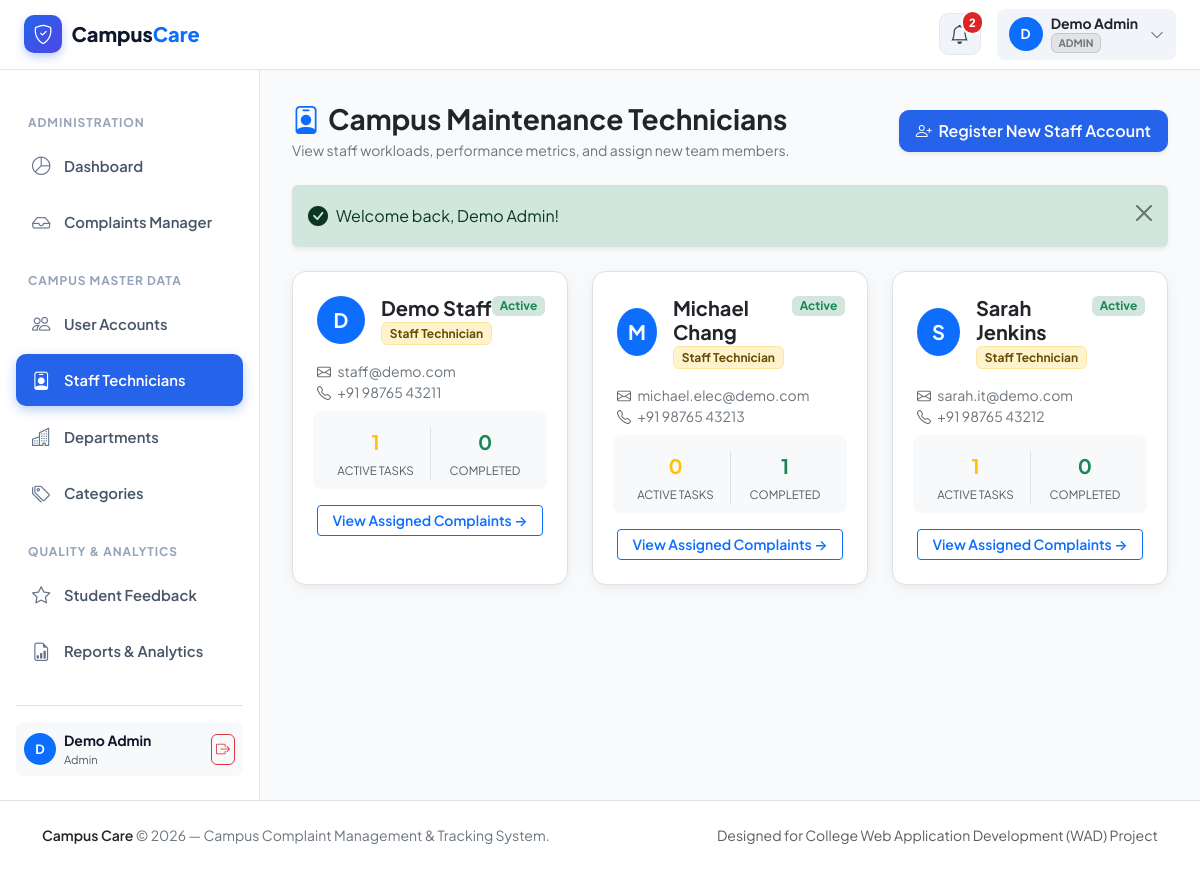
The page /admin/staff.php (signed in) on the database its author committed.
### tables this page shows
CREATE TABLE `users` (
  `id` INT AUTO_INCREMENT PRIMARY KEY,
  `name` VARCHAR(120) NOT NULL,
  `email` VARCHAR(150) NOT NULL UNIQUE,
  `phone` VARCHAR(25) NULL,
  `password` VARCHAR(255) NOT NULL,
  `role` ENUM('student', 'staff', 'admin') NOT NULL DEFAULT 'student',
  `status` ENUM('active', 'inactive') NOT NULL DEFAULT 'active',
  `created_at` TIMESTAMP DEFAULT CURRENT_TIMESTAMP,
  `updated_at` TIMESTAMP DEFAULT CURRENT_TIMESTAMP ON UPDATE CURRENT_TIMESTAMP,
  INDEX `idx_user_role` (`role`),
  INDEX `idx_user_status` (`status`)
);

### config/database.php (called while the page is built, shortened)
<?php
if (!function_exists('url')) {
    function url($path = '') {
        $path = ltrim($path, '/');
        return BASE_URL . $path;
    }
}
            ?>

### admin/staff.php (the view, shortened to what this page needs)
<?php
require_once __DIR__ . '/../config/database.php';
require_once __DIR__ . '/../includes/functions.php';
require_once __DIR__ . '/../includes/auth.php';
try {
    $stmt = $pdo->query("
        SELECT
            u.*,
            COUNT(DISTINCT CASE WHEN c.status IN ('Assigned', 'In Progress') THEN a.complaint_id END) as active_tasks,
            COUNT(DISTINCT CASE WHEN c.status = 'Resolved' THEN a.complaint_id END) as resolved_tasks
        FROM users u
        LEFT JOIN assignments a ON u.id = a.staff_id
        LEFT JOIN complaints c ON a.complaint_id = c.id
        WHERE u.role = 'staff'
        GROUP BY u.id
        ORDER BY u.name ASC
    ");
    $staffList = $stmt->fetchAll();
} catch (PDOException $e) {
    error_log("Staff directory error: " . $e->getMessage());
    $staffList = [];
}
require_once __DIR__ . '/../includes/header.php';
require_once __DIR__ . '/../includes/navbar.php';
?>
<div class="dashboard-wrapper">
    <?php require_once __DIR__ . '/../includes/sidebar.php'; ?>
    <main class="dashboard-main">
        <div class="d-flex flex-wrap align-items-center justify-content-between gap-3 mb-4">
            <div>
                <h3 class="fw-bold text-dark mb-1">
                    <i class="bi bi-person-badge text-primary me-2"></i>Campus Maintenance Technicians
                </h3>
                <p class="text-secondary small mb-0">View staff workloads, performance metrics, and assign new team members.</p>
            </div>
            <a href="<?= url('admin/users.php') ?>" class="btn btn-primary px-3 py-2 fw-semibold shadow-sm">
                <i class="bi bi-person-plus me-1"></i> Register New Staff Account
            </a>
        </div>
        <div class="row g-4">
            <?php if (empty($staffList)): ?>
                <div class="col-12">
                    <div class="app-card p-5 text-center">
                        <div class="empty-state-icon">
                            <i class="bi bi-people"></i>
                        </div>
                        <h5 class="fw-bold text-dark">No staff technicians found</h5>
                        <p class="text-secondary small mb-3">Create staff accounts in User Management to assign them complaints.</p>
                        <a href="<?= url('admin/users.php') ?>" class="btn btn-primary btn-sm">Go to User Accounts</a>
                    </div>
                </div>
            <?php else: ?>
                <?php foreach ($staffList as $s): ?>
                    <div class="col-md-6 col-lg-4">
                        <div class="app-card p-4 h-100 app-card-hover border">
                            <div class="d-flex align-items-start justify-content-between mb-3">
                                <div class="d-flex align-items-center gap-3">
                                    <div class="rounded-circle bg-primary text-white fw-bold d-flex align-items-center justify-content-center fs-5" style="width: 48px; height: 48px;">
                                        <?= strtoupper(substr($s['name'], 0, 1)) ?>
                                    </div>
                                    <div>
                                        <h5 class="fw-bold text-dark mb-0"><?= e($s['name']) ?></h5>
                                        <span class="badge bg-warning-subtle text-warning-emphasis border border-warning-subtle small">
                                            Staff Technician
                                        </span>
                                    </div>
                                </div>
                                <span class="badge bg-<?= $s['status'] === 'active' ? 'success' : 'secondary' ?>-subtle text-<?= $s['status'] === 'active' ? 'success' : 'secondary' ?>">
                                    <?= ucfirst($s['status']) ?>
                                </span>
                            </div>
                            <div class="small text-secondary mb-3">
                                <div><i class="bi bi-envelope me-1 text-muted"></i> <?= e($s['email']) ?></div>
                                <?php if (!empty($s['phone'])): ?>
                                    <div><i class="bi bi-telephone me-1 text-muted"></i> <?= e($s['phone']) ?></div>
                                <?php endif; ?>
                            </div>
                            <div class="row g-2 p-2 bg-light rounded-3 text-center mb-3">
                                <div class="col-6">
                                    <span class="d-block fw-bold fs-5 text-warning"><?= (int)$s['active_tasks'] ?></span>
                                    <span class="text-muted" style="font-size: 0.72rem; text-transform: uppercase;">Active Tasks</span>
                                </div>
                                <div class="col-6 border-start">
                                    <span class="d-block fw-bold fs-5 text-success"><?= (int)$s['resolved_tasks'] ?></span>
                                    <span class="text-muted" style="font-size: 0.72rem; text-transform: uppercase;">Completed</span>
                                </div>
                            </div>
                            <div class="d-grid">
                                <a href="<?= url('admin/complaints.php?search=' . urlencode($s['name'])) ?>" class="btn btn-sm btn-outline-primary fw-semibold">
                                    View Assigned Complaints &rarr;
                                </a>
                            </div>
                        </div>
                    </div>
                <?php endforeach; ?>
            <?php endif; ?>
        </div>
    </main>
</div>
<?php require_once __DIR__ . '/../includes/footer.php'; ?>

### assets/css/style.css (style rules this page uses)
:root { --app-primary: #2563EB; --app-primary-hover: #1D4ED8; --app-primary-subtle: #EFF6FF; --app-dark: #0F172A; --app-slate-800: #1E293B; --app-slate-700: #334155; --app-slate-600: #475569; --app-slate-500: #64748B; --app-slate-400: #94A3B8; --app-slate-200: #E2E8F0; --app-slate-100: #F1F5F9; --app-bg: #F8FAFC; --app-success: #16A34A; --app-success-subtle: #F0FDF4; --app-warning: #F59E0B; --app-warning-subtle: #FFFBEB; --app-danger: #DC2626; --app-danger-subtle: #FEF2F2; --app-info: #0284C7; --app-info-subtle: #F0F9FF; --app-card-radius: 14px; --app-card-shadow: 0 4px 20px -2px rgba(15, 23, 42, 0.06), 0 2px 6px -1px rgba(15, 23, 42, 0.04); --app-hover-shadow: 0 12px 30px -4px rgba(37, 99, 235, 0.12), 0 4px 10px -2px rgba(15, 23, 42, 0.06); --sidebar-width: 260px; --header-height: 70px; }
body { font-family: 'Plus Jakarta Sans', -apple-system, BlinkMacSystemFont, "Segoe UI", Roboto, sans-serif; background-color: var(--app-bg); color: var(--app-dark); min-height: 100vh; display: flex; flex-direction: column; -webkit-font-smoothing: antialiased; }
.dashboard-wrapper { display: flex; min-height: calc(100vh - var(--header-height)); }
.dashboard-main { flex-grow: 1; padding: 2rem; background-color: var(--app-bg); max-width: 100%; overflow-x: hidden; }
.app-card { background: #FFFFFF; border-radius: var(--app-card-radius); border: 1px solid var(--app-slate-200); box-shadow: var(--app-card-shadow); transition: transform 0.25s ease, box-shadow 0.25s ease; }
.btn-primary { background-color: var(--app-primary); border-color: var(--app-primary); font-weight: 600; padding: 0.6rem 1.25rem; border-radius: 10px; box-shadow: 0 2px 6px rgba(37, 99, 235, 0.25); transition: all 0.2s ease; }

### rows shown on the page
users: name "D", name "Demo Staff", status "Active", email "staff@demo.com", phone "+91 98765 43211", active_tasks "1", resolved_tasks "0"
users: name "M", name "Michael Chang", status "Active", email "michael.elec@demo.com", phone "+91 98765 43213", active_tasks "0", resolved_tasks "1"
users: name "S", name "Sarah Jenkins", status "Active", email "sarah.it@demo.com", phone "+91 98765 43212", active_tasks "1", resolved_tasks "0"

### other values the page prints
$unreadNotifsCount "2"
substr($user['name'], 0, 1) "D"
$user['name'] "Demo Admin"
$user['role'] "ADMIN"
$user['role'] "Admin"
$f['message'] "Welcome back, Demo Admin!"
